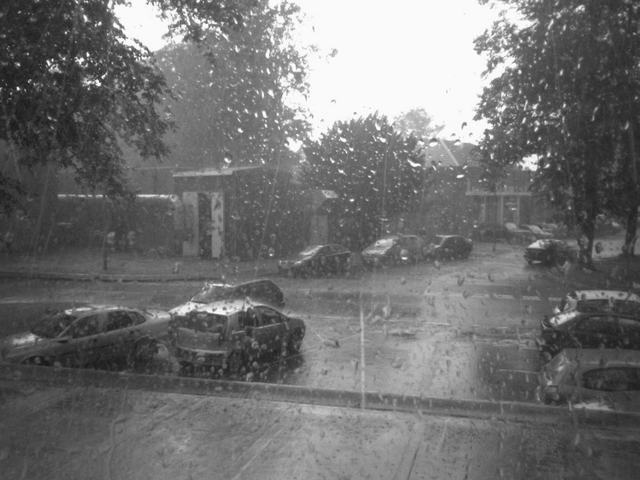
//> input picture assingment_things/testing.png, 640 x 480 px
$ ./main ../assingment_things/testing.png ../assingment_things/colour_carrier.png   (built with g++ and OpenCV 4)
//> lines starting //> are read from the running program, lines starting //| are printed output that depends on the picture
/*	this is the decoder to part D in the image processing analysis assignment
*	what this does is take a pass word to generate the noise and unscrable a colored
*	encoded image
*
*	this has some issues as it does do it 100% accurate but is good enough to read the message
*
*	to run this you need to run the encoder first
*	in the command promt run the exe with the original image and the image to decode
*	it'll ask for the a pass word, if its right youll get a message, if its wrong
*	you jsut get noise and cannot read the message
*
*	the hash fucntion is not mine, original can be found on the site in the function
*	lecturer said its ok to use it.
*
*/

#include <iostream>
#include <opencv2/opencv.hpp>
#include <vector>

cv::Mat decode(cv::Mat& original, cv::Mat& to_decode);
unsigned long hash(const char *str);
cv::Mat make_noise(cv::Mat& to_denoise, cv::RNG& rng, double sigma);
void flatten_shuffle_Back(std::vector<cv::Point3i>& flat_coord, std::vector<int>& swap_coord,
	cv::RNG& rng, cv::Mat& img);
void thresh(cv::Mat& img);

int main(int argc, char** argv) {

	//sees if number of arguments are right
	if (argc != 3) {
		std::cout << "the number of arguments was not right please put in the right arguments" << std::endl;
		return -1;
	}

	//gets the original img
	cv::Mat original = cv::imread(argv[1], CV_LOAD_IMAGE_COLOR);
//> original is the input picture: 480 rows x 640 cols, CV_8UC3; min 17, max 255, mean 112.9
	if (original.empty()) {
		std::cout << "could not load origianl image for decoding" << std::endl;
		return -1;
	}

	//gets imgage to decode
	cv::Mat to_decode = cv::imread(argv[2], CV_LOAD_IMAGE_COLOR);
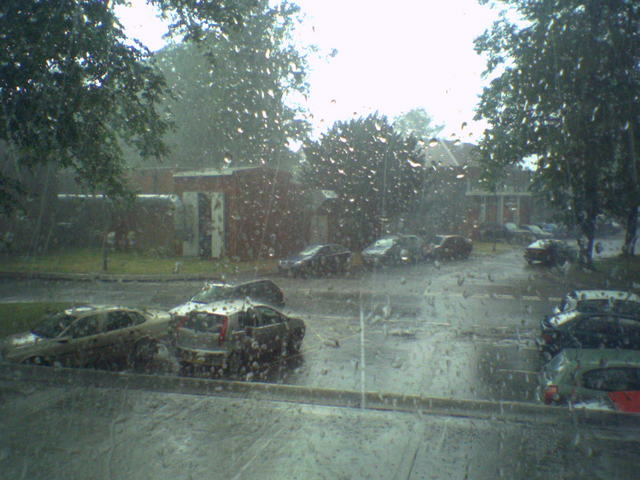
//> input picture assingment_things/colour_carrier.png, 640 x 480 px
//> to_decode is the input picture: 480 rows x 640 cols, CV_8UC3; mean B, G, R 112.9, 117.1, 104.5
	if (to_decode.empty()) {
		std::cout << "could not load the image to decode" << std::endl;
		return - 1;
	}

	//sets password
	std::string pass;
	std::cout << "please input your pass word: ";
	std::getline(std::cin, pass);
//> the answer given: ../assingment_things/colour_carrier.png

	//displays the img to decode
	cv::namedWindow("to decode");
	cv::imshow("to decode", to_decode);

	//sets rng
	unsigned long hash_number = hash(pass.c_str());
	cv::RNG rng(hash_number);

	//makes noise img
	cv::Mat noise = make_noise(to_decode, rng, 10.0);
//> after the loop in make_noise, `for (int x = 0; x < emtpy.rows; x++)`:
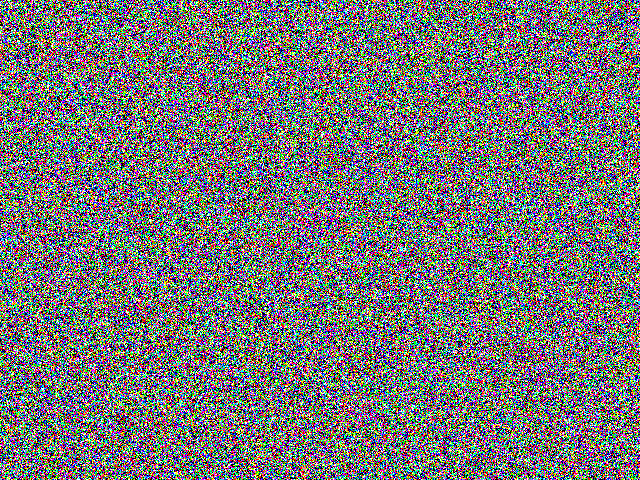
//> emtpy: 480 rows x 640 cols, CV_8UC3; mean B, G, R 118, 118, 117.9


	//does the decoding
	to_decode = decode(original, to_decode);

	cv::imwrite("../Visual/Part_D_decoder_visual/step_1_decoded.png", to_decode);

	//shuffles and swaps;
	std::vector<cv::Point3i> flat_coords;
	std::vector<int> shuffle_point;
	flatten_shuffle_Back(flat_coords, shuffle_point, rng, to_decode);

	//displlays img
	cv::namedWindow("shuffled back");
	cv::imshow("shuffled back", to_decode);
	cv::imwrite("../Visual/Part_D_decoder_visual/step_2_uncrambled.png", to_decode);

	//subtracks noise from img,
	cv::Mat decoded;
	cv::subtract(to_decode, noise, decoded);
	cv::imwrite("../Visual/Part_D_decoder_visual/step_3_subtracted.png", decoded);


	//threshholds it for cleaining it up
	thresh(decoded);
	cv::imwrite("../Visual/Part_D_decoder_visual/step_4_thresh.png", decoded);

	//inverts it
	decoded = (cv::Vec3b(255, 255, 255) - decoded);
	cv::imwrite("../Visual/Part_D_decoder_visual/step_5_inverted.png", decoded);


	//displays noise
	cv::namedWindow("decoded");
	cv::imshow("decoded", decoded);
	cv::imwrite("../Visual/Part_D_decoder_visual/step_6_full_decoded.png", decoded);
	//waits for key press
	cv::waitKey(0);
	cv::destroyAllWindows();

	//saves img
	cv::imwrite("../outputs/Part_D_decoded.png", decoded);

	return 0;
}

cv::Mat decode(cv::Mat& original, cv::Mat& to_decode) {
	//gets the scrambled message out of the original
	cv::Mat decoded = to_decode - original;
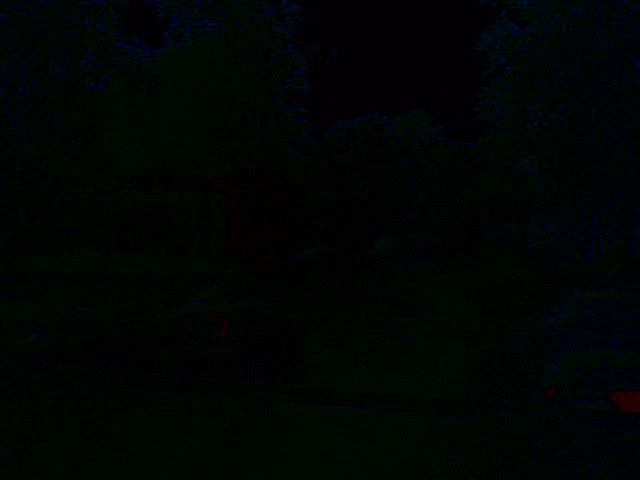
//> decoded: 480 rows x 640 cols, CV_8UC3; mean B, G, R 3, 4.4, 0.4

	//scales it up so its not in range 0 - 1.
	for (int x = 0; x < decoded.rows; x++) {
		for (int y = 0; y < decoded.cols; y++) {
			for (int i = 0; i < 3; i++) {
				decoded.at<cv::Vec3b>(x, y)[i] = decoded.at<cv::Vec3b>(x, y)[i] * 255;
			}
		}
	}
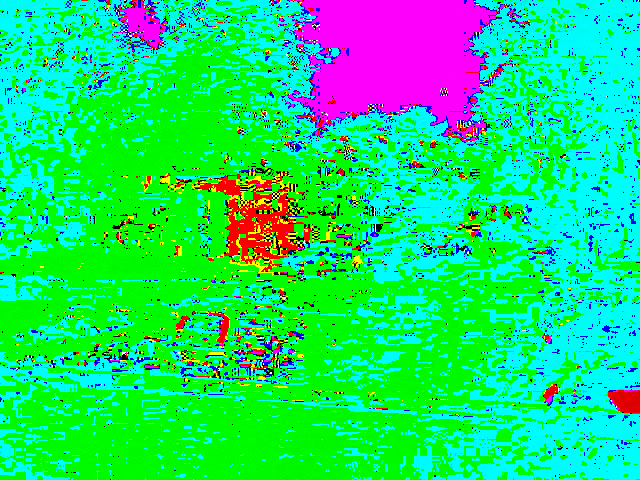
//> decoded: 480 rows x 640 cols, CV_8UC3; mean B, G, R 114.4, 216.5, 26.8

	//returns decoded scrambled message
	return decoded;
}

cv::Mat make_noise(cv::Mat& to_denoise, cv::RNG& rng, double sigma) {
	//from the password it generages the enoise needed to get rid of in the encoded image
	cv::Mat emtpy(to_denoise.rows, to_denoise.cols, CV_8UC3, cv::Scalar(0, 0, 0));
	//gos through each pixel in empty image and gives it a gauseian number
	for (int x = 0; x < emtpy.rows; x++) {
		for (int y = 0; y < emtpy.cols; y++) {
			for (int i = 0; i < 3; i++) {
				int val = emtpy.at<cv::Vec3b>(x, y)[i];
				int gaus = rng.gaussian(sigma);

				//deals with overflow
				if ((val + gaus) > 255) {
					emtpy.at<cv::Vec3b>(x, y)[i] = 255;
				}
				else {
					emtpy.at<cv::Vec3b>(x, y)[i] = val + gaus;
				}
			}
		}
	}
	return emtpy;
}


void flatten_shuffle_Back(std::vector<cv::Point3i>& flat_coord, std::vector<int>& swap_coord,
						  cv::RNG& rng, cv::Mat& img)
{
	//this does the same as B but it takes color into account by adding it to the flatten points
	// flat vector looks like this [(x1,y1,c1),(x1,y1,c2),(x1,y1,c3) (x2,y2,c1),(x2,y2,c2),(x2,y2,c3) ... (xn,yn,c1),(xn,yn,c2),(xn,yn,c3)]

	//flatten and swap
	int idx; //what random number will be
	for (int x = 0; x < img.rows; x++) {
		for (int y = 0; y < img.cols; y++) {
			for (int i = 0; i < 3; i++) {
				flat_coord.push_back(cv::Point3i(x, y, i)); //pushes back x y and the color channel
				idx = rng.uniform(0, img.rows*img.cols * 3); //gives a random value from 0 to how big the flat vector will be
				swap_coord.push_back(idx); //puts the random vale in to vector for later
			}
		}
	}
//> after the loop, flat_coord = 921600 items; swap_coord = 921600 items

	//swaps;
	for (int i = 0; i < flat_coord.size(); i++) {
		cv::Point3i temp = flat_coord[i]; //saves point 1
		flat_coord[i] = flat_coord[swap_coord[i]]; // puts point 2 in point 1
		flat_coord[swap_coord[i]] = temp; //puts point 1 int point 2
	}
//> this loop made 921600 passes
//> temp on passes 1 to 3: Point3(0, 0, 0), Point3(0, 0, 1), Point3(0, 0, 2)

	//goes from the back to "unmix pixels
	idx = flat_coord.size()-1; //end of shuffle vector
//> idx = 921599
	int temp; //what we save valeu in
	for (int x = img.rows -1 ; x >= 0; x--) {
		for (int y = img.cols -1 ; y >= 0; y--) {
			for (int i = 2; i >= 0; i--) {
				//goes backwards startign from the bottem left 3rd channel
				temp = img.at<cv::Vec3b>(x, y)[i]; //saves point 1
				img.at<cv::Vec3b>(x, y)[i] = img.at<cv::Vec3b>(flat_coord[idx].x, flat_coord[idx].y)[flat_coord[idx].z]; // sets point2 in point 1
				img.at<cv::Vec3b>(flat_coord[idx].x, flat_coord[idx].y)[flat_coord[idx].z] = temp; //sets point 1 with point 2
				idx--; //takes a step back.
			}
		}
	}
//> this loop made 480 passes
//> (temp, idx) on passes 1 to 3: (0, 919679), (0, 917759), (0, 915839)
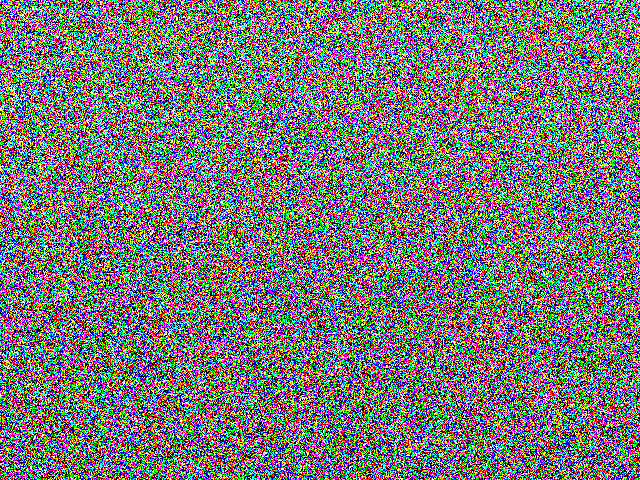
//> img: 480 rows x 640 cols, CV_8UC3; mean B, G, R 119.2, 119.2, 119.4
//> after the loop, temp = 0; idx = -1
//> in main, `flatten_shuffle_Back(flat_coords, shuffle_point, rng, to_decode);`: flat_coords = 921600 items
//> in main, `cv::subtract(to_decode, noise, decoded);`:
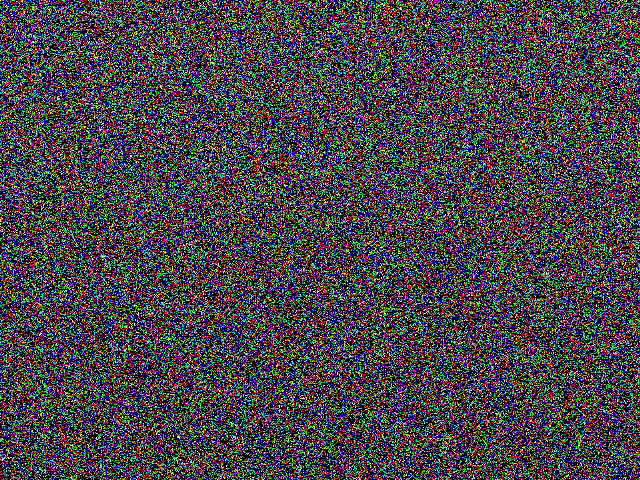
//> decoded: 480 rows x 640 cols, CV_8UC3; mean B, G, R 63.5, 63.5, 63.4
}

void thresh(cv::Mat& img) {
	//tries to clear up some noise
	//goes though every pixel and chennel
	//	if not 0 sets it to 255 (white)
	//	else tries to set it to black.
	for (int x = 0; x < img.rows; x++) {
		for (int y = 0; y < img.cols; y++) {
			for (int chan = 0; chan < 3; chan++) {
				if (img.at<cv::Vec3b>(x, y)[chan] != 0) {
					img.at<cv::Vec3b>(x, y)[chan] = 255;
				}
				else {
					img.at<cv::Vec3b>(x, y)[chan] = 0;
				}
			}
		}
	}
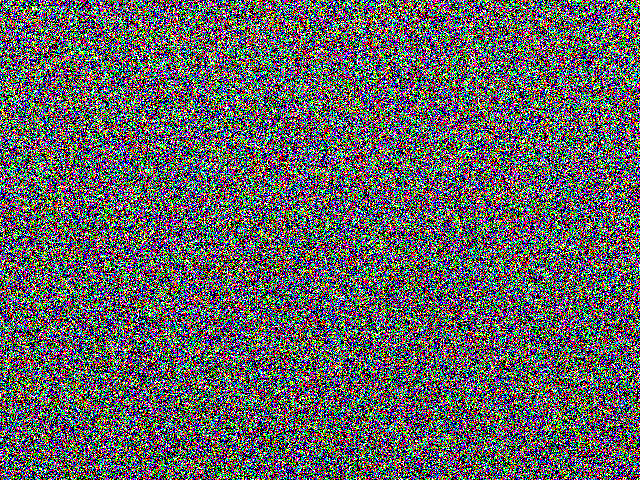
//> img: 480 rows x 640 cols, CV_8UC3; mean B, G, R 98.8, 98.8, 98.8
//> (the run ends here: the program stops with an error, at `decoded = (cv::Vec3b(255, 255, 255) - decoded);`)
